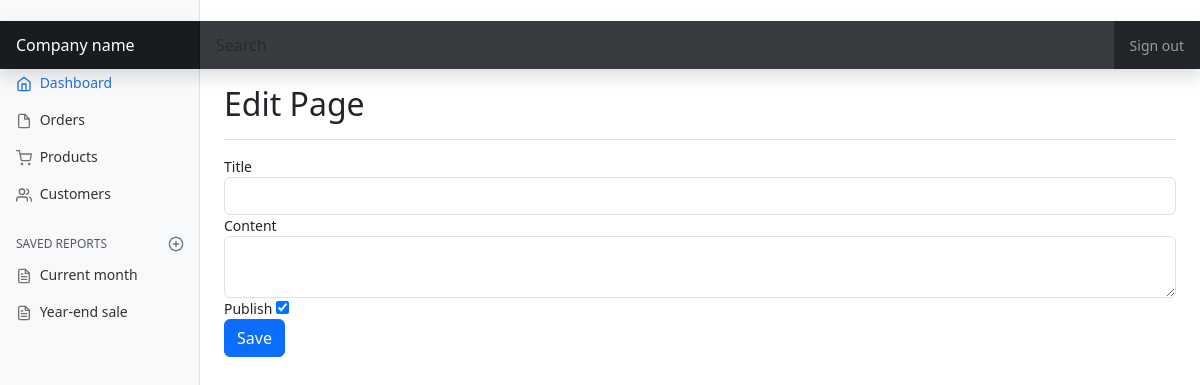
The page /admin/?page=pages&action=edit&id=1 (signed in) on the database as committed earlier.
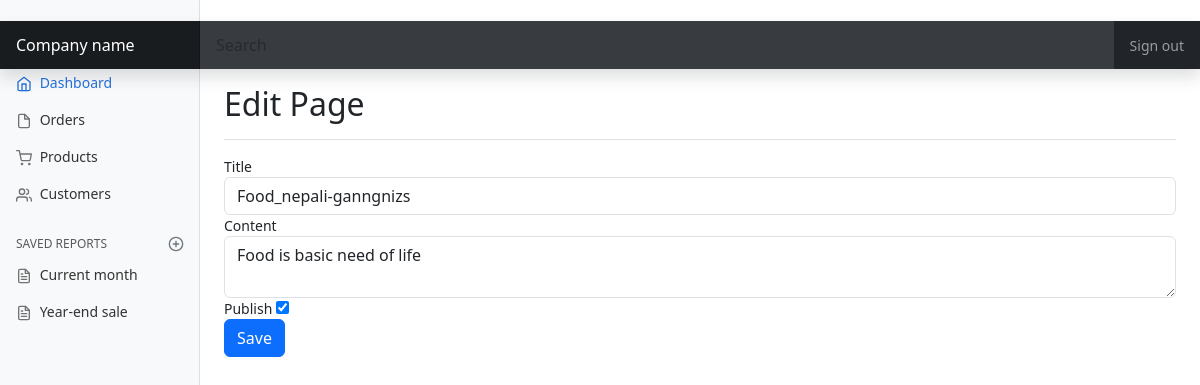
The same page on the database as committed later.
### tables this page shows
CREATE TABLE `tbl_page` (
  `image` text NOT NULL,
  `id` int(11) NOT NULL,
  `title` varchar(50) NOT NULL,
  `content` varchar(50) NOT NULL,
  `publish` tinyint(1) NOT NULL,
  `created_date` datetime DEFAULT current_timestamp(),
  `updated_date` datetime DEFAULT current_timestamp()
);

### admin/page/edit.php (the view, shortened to what this page needs)
<?php
$id = $_GET['id'];
$sql = "SELECT id, title, content, publish FROM tbl_page WHERE id = $id";
$result = $conn->query($sql);
$row = $result->fetch_assoc();
?>
<div class="d-flex justify-content-between flex-wrap flex-md-nowrap align-items-center pt-3 pb-2 mb-3 border-bottom">
    <h1 class="h2">Edit Page</h1>
</div>
<form method="post" action="">
    <div class="form-group">
        <label>Title</label>
        <input type="text" class="form-control" required name="title" value="<?php echo $row['title']; ?>"/>
    </div>
    <div class="form-group">
        <label>Content</label>
        <textarea class="form-control" required name="content"><?php echo $row['content']; ?></textarea>
    </div>
    <div class="form-group">
        <label>Publish</label>
        <input type="checkbox" name="publish" <?php echo $row['publish'] == 1 ? 'checked' : '' ?> />
    </div>
    <div class="form-group">
        <input type="submit" name="submit" value="Save" class="btn btn-primary"/>
    </div>
</form>

Rows that differ between the two databases and show on the page:
changed tbl_page: title (not shown) → "Food_nepali-ganngnizs"; content (not shown) → "Food is basic need of life"
